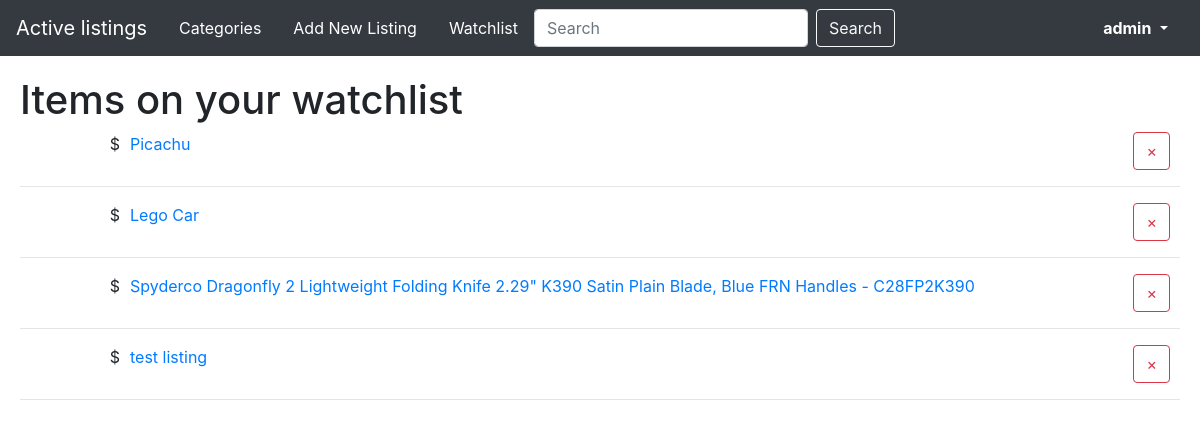
Page /watchlist (signed in) on the committed database.
### auctions/models.py (models this page shows, shortened)
class User(AbstractUser):
    def __str__(self):
        return self.username

class Listing(models.Model):
    owner = models.ForeignKey(User, on_delete=models.CASCADE, related_name="owned_auctions")
    title = models.CharField(max_length=200)
    state = models.CharField(max_length=10, default="active", choices = [('active','active'), ('closed', 'closed')])
    category = models.CharField(max_length=64, null=True, blank=True)
    description = models.CharField(max_length=1500)
    initial_price = models.DecimalField(max_digits=8, decimal_places=2, default = 0.00)
    current_price = models.DecimalField(max_digits=8, decimal_places=2, null=True, blank=True)
    start_date = models.DateField(auto_now_add=True, editable=False)
    item_image = models.ImageField(upload_to ='uploads/', null=True, blank=True)
    watchers = models.ManyToManyField(User, blank=True, related_name="watched_items")
    highest_bidder = models.ForeignKey(User, on_delete=models.CASCADE, null=True, blank=True)
    def __str__(self):
        return self.title

### auctions/views.py (the view)
# urls.py: path("watchlist", views.watchlist, name="watchlist"),
def watchlist(request):
    user = request.user
    if request.method == "POST":
        listing = Listing.objects.get(id=request.POST["watch_remove"])
        listing.watchers.remove(user)
    return render(request, "auctions/watchlist.html", {
        "watched_items": user.watched_items.all(),
    })

### auctions/templates/auctions/watchlist.html (shortened to what this page needs)
{% extends "auctions/layout.html" %}
{% block body %}
    <h1>Items on your watchlist</h1>
    {% for item in watched_items %}
    <form method="post">
        <div  class="watchlist_grid">
            <div style="display:flex;">
                <span style='display:inline-block;margin-right:10px; min-width:100px; text-align: right;'>${{ item.price }}</span>
                <a href='/listings/{{item.id}}'>{{ item }}</a>
            </div>
            <button value="{{item.id}}" name="watch_remove" class="btn btn-outline-danger" style="margin-right:10px">×</button>
        </div>
    </form>
        <hr>
    {% empty %}
    <p>no items to show.</p>
    {% endfor %}
{% endblock %}

### auctions/templates/auctions/layout.html (shortened to what this page needs)
{% load static %}
<!DOCTYPE html>
<html lang="en">
    <head>
        <link rel="stylesheet" href="https://stackpath.bootstrapcdn.com/bootstrap/4.4.1/css/bootstrap.min.css">
        <link href="{% static 'auctions/styles.css' %}" rel="stylesheet">
    </head>
    <body>
        <nav class="navbar sticky-top navbar-expand-lg navbar-dark bg-dark" style="display:flex; justify-content:space-between;">
            <ul class="nav">
                <a class="navbar-brand" href="{% url 'index' %}">Active listings</a>
                <li class="nav-item">
                    <a class="nav-link" href="{% url 'categories' %}">Categories</a>
                </li>
                {% if user.is_authenticated %}
                <li class="nav-item">
                    <a class="nav-link" href="{% url 'new_listing' %}">Add New Listing</a>
                </li>
                <li class="nav-item">
                    <a class="nav-link" href="{% url 'watchlist' %}">Watchlist</a>
                </li>
                {% endif %}
                <form action="{% url 'index' %}" method="post" class="form-inline">
                    <input class="form-control mr-sm-2" type="search" name="q" placeholder="Search" aria-label="Search">
                    <button class="btn btn-outline-light my-2 my-sm-0" name="search_submit" type="submit">Search</button>
                </form>
            </ul>
            <li class="nav-item dropdown">
                <span class="nav-link dropdown-toggle" style="color:white;" id="navbarDropdown" role="button" data-toggle="dropdown" aria-haspopup="true" aria-expanded="false">
                    {% if user.is_authenticated %}
                        <strong >{{ user.username }}</strong>
                    {% else %}
                        Not signed in.
                    {% endif %}
                </span>
            </li>
        </nav>
            <div class="body_container">
            {% block body %}
            {% endblock %}
        </div>
    </body>
</html>

### auctions/static/auctions/styles.css (style rules this page uses)
body { margin: 0; }
li { list-style-type:none; }
.nav-link { color: white; }
.body_container { padding: 20px; }
.watchlist_grid { display: flex; flex-direction: row; justify-content: space-between; }

### rows in the picture
User: username "admin"
Listing: title "Picachu", {{ item.id }} 21 (drawn)
Listing: title "Lego Car", {{ item.id }} 23 (drawn)
Listing: title "Spyderco Dragonfly 2 Lightweight Folding Knife 2.29\" K390 Satin Plain Blade, Blue FRN Handles - C28FP2K390", {{ item.id }} 19 (drawn)
Listing: title "test listing", {{ item.id }} 28 (drawn)
